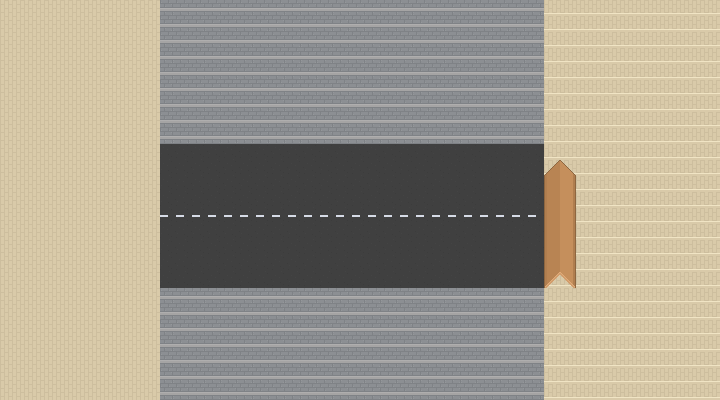

This is a level from a 2D game, rendered from its Tiled map with the project's own tilesets. A one-line summary and the map file follow, with tile-layer data summarised:
An orthogonal 45x25 tile map with 16x16 px tiles, 4 tile layers (road, terrain, immeuble, destination), 2 tilesets.

<map version="1.10" tiledversion="1.11.0" orientation="orthogonal" renderorder="right-down" width="45" height="25" tilewidth="16" tileheight="16" infinite="0" nextlayerid="7" nextobjectid="1">
 <tileset firstgid="1" source="citymap.tsx" />
 <tileset firstgid="1037" source="map3.tsx" />
 <layer id="1" name="road" width="45" height="25">
  <data>[1125 cells, 216 non-empty, 2 distinct tile ids]</data>
 </layer>
 <layer id="4" name="terrain" width="45" height="25">
  <data>[1125 cells, 632 non-empty, 3 distinct tile ids]</data>
 </layer>
 <layer id="2" name="immeuble" width="45" height="25">
  <data>[1125 cells, 286 non-empty, 1 distinct tile ids]</data>
 </layer>
 <layer id="6" name="destination" width="45" height="25">
  <data>[1125 cells, 16 non-empty, 6 distinct tile ids]</data>
 </layer>
</map>
